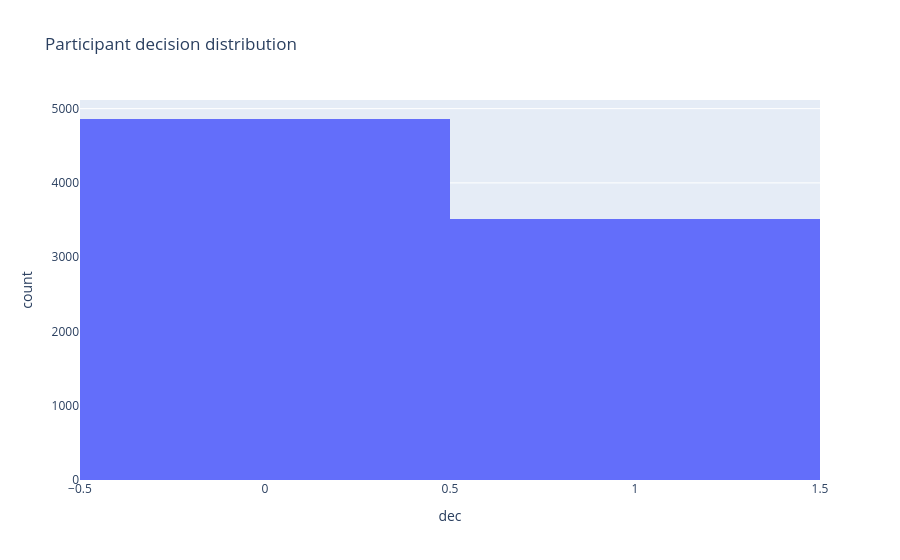
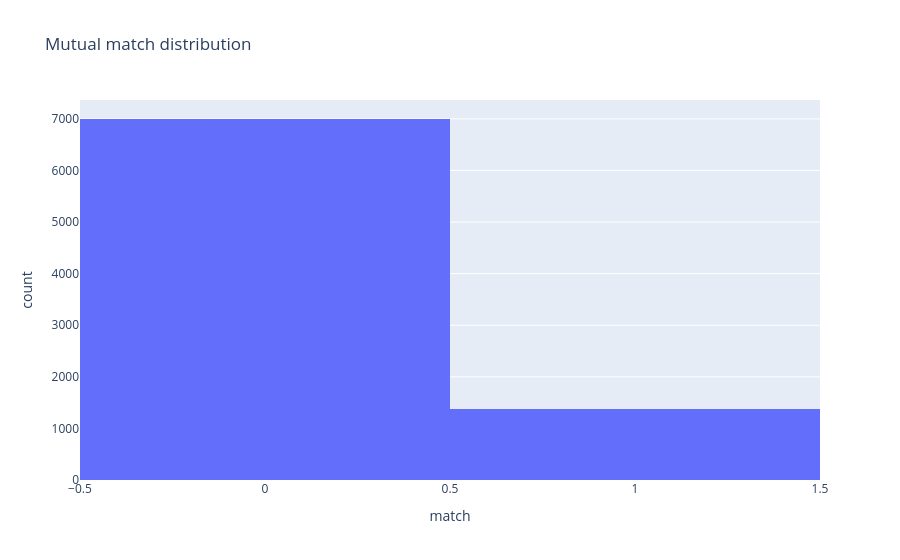

Write notebook code for charts like these, in order.
### Markdown cell above
These two histograms show the same counts as bars, one for `dec` and one for `match`. They make the gap visible: most rows are a no on both, and matches are much rarer than individual yes answers.

### Code cell
fig = px.histogram(df, x="dec", nbins=2, title="Participant decision distribution")
fig.show()

fig = px.histogram(df, x="match", nbins=2, title="Mutual match distribution")
fig.show()

### Figure 1 — Plotly figure (JSON) as saved in the notebook; plotly's stock layout.template omitted (floating-point values rounded to 4 significant figures; data arrays with more than 128 entries replaced by an {"elided": "..."} marker saying what was removed)
{"data": [{"bingroup": "x", "hovertemplate": "dec=%{x}<br>count=%{y}<extra></extra>", "legendgroup": "", "marker": {"color": "#636efa", "pattern": {"shape": ""}}, "name": "", "nbinsx": 2, "orientation": "v", "showlegend": false, "type": "histogram", "x": {"elided": "8378 int values"}, "xaxis": "x", "yaxis": "y"}], "layout": {"barmode": "relative", "legend": {"tracegroupgap": 0}, "title": {"text": "Participant decision distribution"}, "xaxis": {"anchor": "y", "domain": [0.0, 1.0], "title": {"text": "dec"}}, "yaxis": {"anchor": "x", "domain": [0.0, 1.0], "title": {"text": "count"}}}}

### Figure 2 — Plotly figure (JSON) as saved in the notebook; plotly's stock layout.template omitted (floating-point values rounded to 4 significant figures; data arrays with more than 128 entries replaced by an {"elided": "..."} marker saying what was removed)
{"data": [{"bingroup": "x", "hovertemplate": "match=%{x}<br>count=%{y}<extra></extra>", "legendgroup": "", "marker": {"color": "#636efa", "pattern": {"shape": ""}}, "name": "", "nbinsx": 2, "orientation": "v", "showlegend": false, "type": "histogram", "x": {"elided": "8378 int values"}, "xaxis": "x", "yaxis": "y"}], "layout": {"barmode": "relative", "legend": {"tracegroupgap": 0}, "title": {"text": "Mutual match distribution"}, "xaxis": {"anchor": "y", "domain": [0.0, 1.0], "title": {"text": "match"}}, "yaxis": {"anchor": "x", "domain": [0.0, 1.0], "title": {"text": "count"}}}}
